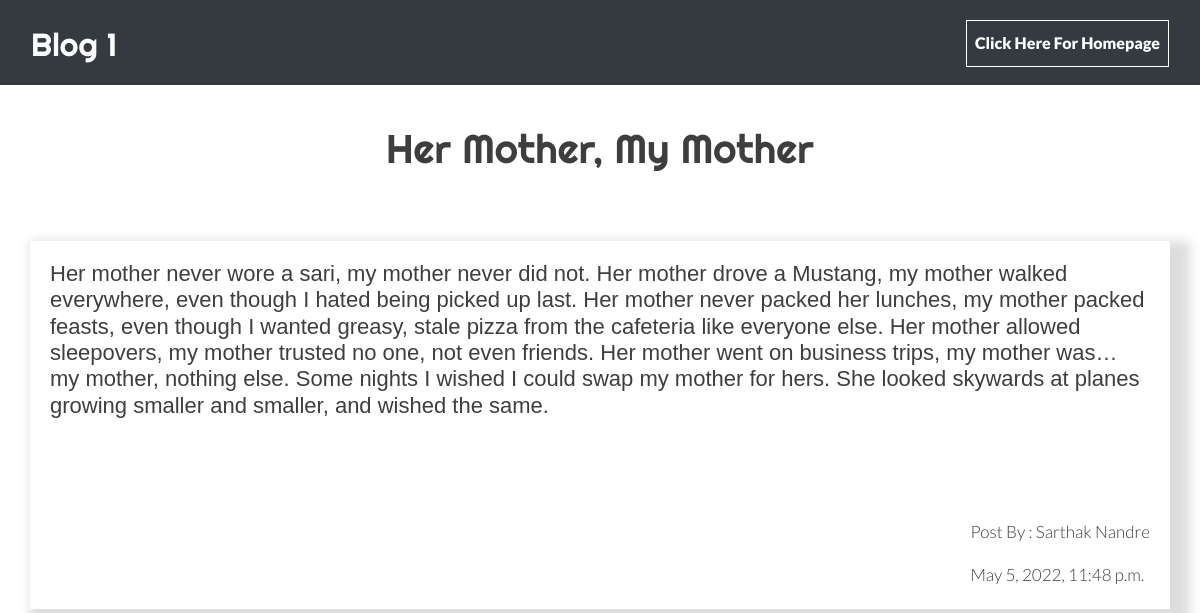
/posts/1, run on the app's committed database.
### posts/models.py (models this page shows)
class Posts(models.Model):
    title = models.CharField(max_length=100)
    content = models.CharField(max_length=1000)
    dt = models.DateTimeField(default=datetime.now, blank=True)

### posts/views.py (the view)
# urls.py: path('posts/<str:pk>', views.post, name='posts'),
def post(request, pk):
    posts = Posts.objects.get(id=pk)
    return render(request, 'posts.html', {'posts': posts})

### template/posts.html (shortened to what this page needs)
{% load static %}
<!DOCTYPE html>
   <head>
      <link rel="stylesheet" href="{% static 'css/bootstrap.min.css' %}">
      <link rel="stylesheet" href="{% static 'css/style.css' %}">
   </head>
   <body class="main-layout">
      <div class="navx">
         <nav class="navbar navbar-expand-lg navbar-dark  bg-dark">
            <div class="container-fluid">
            <h2>Blog {{posts.id}}</h2>
               <ul class="navbar-nav me-auto mb-2 mb-lg-0">
                  <li class="nav-li">
                     <a class="nav-link active" href="/">Click Here For Homepage</a>
                  </li>
               </ul>
            </div>
         </nav>
      </div>
      <div class="blog_main">
         <div class="container">
            <div class="row">
               <div class="col-md-12">
                  <div class="titlepage padd">
                     <h1>{{posts.title}}</h1>
                  </div>
               </div>
            </div>
            <div class="row">
                  <div class="our_text_box three_box">
                     <div class="post_box d_flex padding_top3">
                        <h5>{{posts.content}}</h5>
                        <br><br><br><br><hr>
                        <div class="post_box padding_bottom1">
                           <br><br><br>
                           <p class="flot_left1">Post By : Sarthak Nandre</p>
                           <p class="flot_left1">{{posts.dt}}</p>
                        </div>
                     </div>
                  </div>
            </div>
         </div>
      </div>
      <br>
      <br><br>
      <br>
   </body>
</html>

### static/css/style.css (style rules this page uses)
body { color: #3e3e3e; font-size: 14px; font-family: 'Lato', sans-serif; line-height: 1.80857; font-weight: normal; }
.navbar { color:white; padding-top: 20px; }
h1,h2,h3,h4,h6 { font-family: 'Righteous', cursive; }
h5 { font-family: Arial, Helvetica, sans-serif; font-size: 22px; }
ul,li,ol { margin: 0px; padding: 0px; list-style: none; }
a { text-decoration: none; color:#3e3e3e; }
.padd { padding-top: 10px; padding-bottom: 0px; }
p { margin: 0px; font-weight: 300; font-size: 17px; line-height: 28px; }
.nav-li { border: solid 1px white; font-size:16px; margin-bottom: 10px; font-weight: 800; }
.titlepage { text-align: center; padding-bottom: 60px; }
.d_flex { display: flex; align-items: center; flex-wrap: wrap; }
.three_box { padding: 20px 20px; box-shadow: #ddd 10px 10px 10px 10px; }
.three_box p { padding-bottom: 0px; padding-top: 15px; }
.blog_main { padding-top: 30px; }

### data on the page
Posts: id "1", title "Her Mother, My Mother", content "Her mother never wore a sari, my mother never did not. Her mother drove a Mustang, my mother walked everywhere, even though I hated being picked up last. Her mother never packed her lunches, my mother packed feasts, even though I wanted greasy, stale pizza from the cafeteria like everyone else. Her mother allowed sleepovers, my mother trusted no one, not even friends. Her mother went on business trips, my mother was… my mother, nothing else. Some nights I wished I could swap my mother for hers. She looked skywards at planes growing smaller and smaller, and wished the same.", dt "May 5, 2022, 11:48 p.m."
